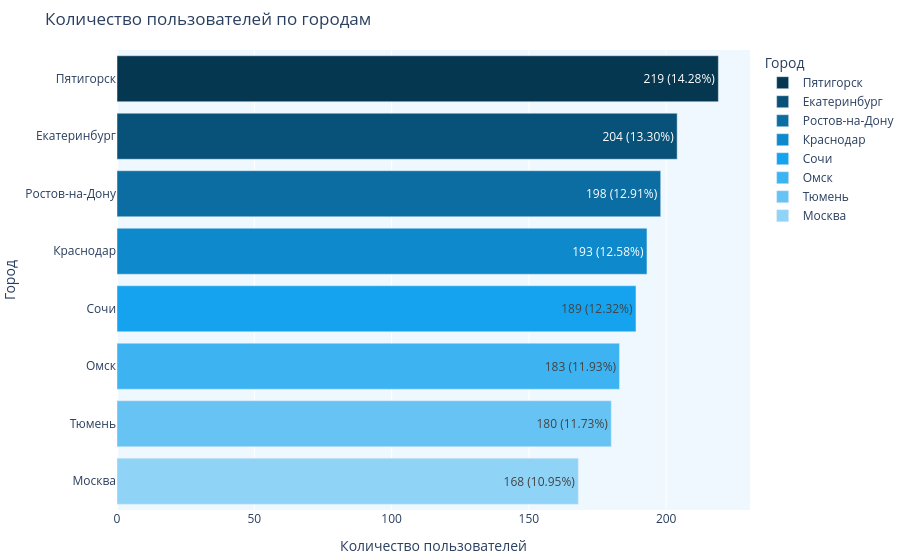

The notebook cell saved with this chart:
### Markdown cell above
В данных представлены только 8 городов в которых работал сервис GoFast: 
- Пятигорск;
- Екатеринбург;
- Ростов на Дону;
- Краснодар;
- Сочи;
- Омск;
- Тюмень;
- Москва.

### Code cell
users_by_city = (users.groupby('city')['user_id'].count().reset_index()
                 .rename(columns={'city': 'Город', 'user_id': 'Пользователей'}))

total_users = users_by_city['Пользователей'].sum()
users_by_city['Процент'] = (users_by_city['Пользователей'] / total_users) * 100

users_by_city = users_by_city.sort_values(by='Пользователей', ascending=False)
users_by_city['text'] = users_by_city.apply(lambda row: f"{row['Пользователей']} ({row['Процент']:.2f}%)", axis=1)

fig = px.bar(users_by_city,
             x='Пользователей', 
             y='Город',    
             color='Город',
             color_discrete_sequence=colors,
             text='text',
             title='Количество пользователей по городам')

fig.update_traces(texttemplate='%{text}', textposition='inside')
fig.update_layout(yaxis_title='Город',
                  xaxis_title='Количество пользователей',
                  showlegend=True, legend_title='Город',
                  plot_bgcolor='AliceBlue',
                  margin={"r": 0, "t": 50, "l": 0, "b": 50})

fig.show()

### Figure 1 — Plotly figure (JSON) as saved in the notebook; plotly's stock layout.template omitted (floating-point values rounded to 4 significant figures)
{"data": [{"alignmentgroup": "True", "hovertemplate": "Город=%{y}<br>Пользователей=%{x}<br>text=%{text}<extra></extra>", "legendgroup": "Пятигорск", "marker": {"color": "#063751", "pattern": {"shape": ""}}, "name": "Пятигорск", "offsetgroup": "Пятигорск", "orientation": "h", "showlegend": true, "text": ["219 (14.28%)"], "textposition": "inside", "texttemplate": "%{text}", "type": "bar", "x": [219], "xaxis": "x", "y": ["Пятигорск"], "yaxis": "y"}, {"alignmentgroup": "True", "hovertemplate": "Город=%{y}<br>Пользователей=%{x}<br>text=%{text}<extra></extra>", "legendgroup": "Екатеринбург", "marker": {"color": "#08527A", "pattern": {"shape": ""}}, "name": "Екатеринбург", "offsetgroup": "Екатеринбург", "orientation": "h", "showlegend": true, "text": ["204 (13.30%)"], "textposition": "inside", "texttemplate": "%{text}", "type": "bar", "x": [204], "xaxis": "x", "y": ["Екатеринбург"], "yaxis": "y"}, {"alignmentgroup": "True", "hovertemplate": "Город=%{y}<br>Пользователей=%{x}<br>text=%{text}<extra></extra>", "legendgroup": "Ростов-на-Дону", "marker": {"color": "#0B6DA2", "pattern": {"shape": ""}}, "name": "Ростов-на-Дону", "offsetgroup": "Ростов-на-Дону", "orientation": "h", "showlegend": true, "text": ["198 (12.91%)"], "textposition": "inside", "texttemplate": "%{text}", "type": "bar", "x": [198], "xaxis": "x", "y": ["Ростов-на-Дону"], "yaxis": "y"}, {"alignmentgroup": "True", "hovertemplate": "Город=%{y}<br>Пользователей=%{x}<br>text=%{text}<extra></extra>", "legendgroup": "Краснодар", "marker": {"color": "#0E89CB", "pattern": {"shape": ""}}, "name": "Краснодар", "offsetgroup": "Краснодар", "orientation": "h", "showlegend": true, "text": ["193 (12.58%)"], "textposition": "inside", "texttemplate": "%{text}", "type": "bar", "x": [193], "xaxis": "x", "y": ["Краснодар"], "yaxis": "y"}, {"alignmentgroup": "True", "hovertemplate": "Город=%{y}<br>Пользователей=%{x}<br>text=%{text}<extra></extra>", "legendgroup": "Сочи", "marker": {"color": "#15A3EF", "pattern": {"shape": ""}}, "name": "Сочи", "offsetgroup": "Сочи", "orientation": "h", "showlegend": true, "text": ["189 (12.32%)"], "textposition": "inside", "texttemplate": "%{text}", "type": "bar", "x": [189], "xaxis": "x", "y": ["Сочи"], "yaxis": "y"}, {"alignmentgroup": "True", "hovertemplate": "Город=%{y}<br>Пользователей=%{x}<br>text=%{text}<extra></extra>", "legendgroup": "Омск", "marker": {"color": "#3EB3F2", "pattern": {"shape": ""}}, "name": "Омск", "offsetgroup": "Омск", "orientation": "h", "showlegend": true, "text": ["183 (11.93%)"], "textposition": "inside", "texttemplate": "%{text}", "type": "bar", "x": [183], "xaxis": "x", "y": ["Омск"], "yaxis": "y"}, {"alignmentgroup": "True", "hovertemplate": "Город=%{y}<br>Пользователей=%{x}<br>text=%{text}<extra></extra>", "legendgroup": "Тюмень", "marker": {"color": "#66C3F4", "pattern": {"shape": ""}}, "name": "Тюмень", "offsetgroup": "Тюмень", "orientation": "h", "showlegend": true, "text": ["180 (11.73%)"], "textposition": "inside", "texttemplate": "%{text}", "type": "bar", "x": [180], "xaxis": "x", "y": ["Тюмень"], "yaxis": "y"}, {"alignmentgroup": "True", "hovertemplate": "Город=%{y}<br>Пользователей=%{x}<br>text=%{text}<extra></extra>", "legendgroup": "Москва", "marker": {"color": "#8FD3F7", "pattern": {"shape": ""}}, "name": "Москва", "offsetgroup": "Москва", "orientation": "h", "showlegend": true, "text": ["168 (10.95%)"], "textposition": "inside", "texttemplate": "%{text}", "type": "bar", "x": [168], "xaxis": "x", "y": ["Москва"], "yaxis": "y"}], "layout": {"barmode": "relative", "legend": {"title": {"text": "Город"}, "tracegroupgap": 0}, "margin": {"b": 50, "l": 0, "r": 0, "t": 50}, "plot_bgcolor": "AliceBlue", "showlegend": true, "title": {"text": "Количество пользователей по городам"}, "xaxis": {"anchor": "y", "domain": [0, 1], "title": {"text": "Количество пользователей"}}, "yaxis": {"anchor": "x", "categoryarray": ["Москва", "Тюмень", "Омск", "Сочи", "Краснодар", "Ростов-на-Дону", "Екатеринбург", "Пятигорск"], "categoryorder": "array", "domain": [0, 1], "title": {"text": "Город"}}}}
